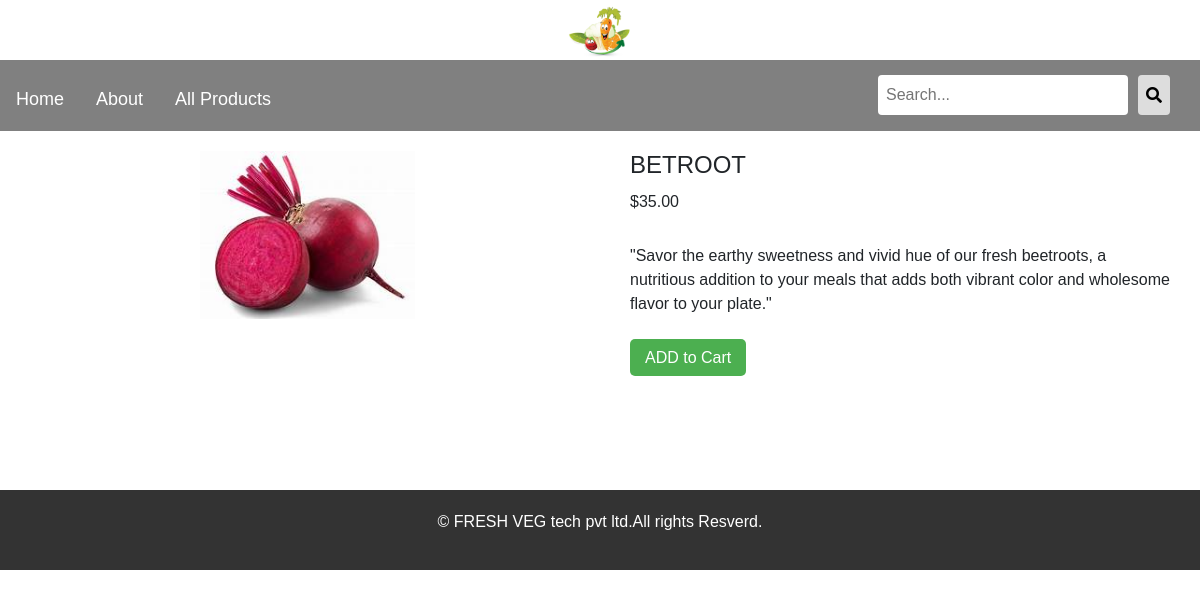
Screenshot of /shop/VEGITABLES/beetrot/ with the database file from the repository.
### shop/models.py (models this page shows, shortened)
class Product(models.Model):
    name = models.CharField(max_length=250, unique=True)
    slug = models.CharField(max_length=250, unique=True)
    description = models.TextField(blank=True)  # Fixed the typo here
    price = models.DecimalField(max_digits=10, decimal_places=2)
    category = models.ForeignKey(Category, on_delete=models.CASCADE)
    image = models.ImageField(upload_to="product", blank=True)
    stock = models.IntegerField()
    available = models.BooleanField(default=True)
    created = models.DateTimeField(auto_now_add=True)
    updated = models.DateTimeField(auto_now=True)
    class Meta:
        ordering = ('name',)
        verbose_name = "product"
        verbose_name_plural = 'products'

### shop/views.py (the view)
# urls.py: path('<slug:c_slug>/<slug:product_slug>/', views.proDetail, name='prodCatdetail'),
def proDetail(request,c_slug,product_slug):
    try:
        product = Product.objects.get(category__slug=c_slug, slug=product_slug)
    except Exception as e:
        raise e
    return render(request, 'product.html', {'product': product})

### cart/context_processors.py (called while the page is built)
def counter(request):
    from .models import Cart, CartItem
    from .views import _cart_id
    item_count = 0
    if 'admin' in request.path:
        return {}
    else:
        try:
            cart = Cart.objects.filter(cart_id=_cart_id(request)).first()
            cart_items = CartItem.objects.filter(cart=cart)
            for cart_item in cart_items:
                item_count += cart_item.quantity
        except Cart.DoesNotExist:
            item_count = 0
    return {'item_count': item_count}

### cart/views.py (called while the page is built)
def _cart_id(request):
    cart = request.session.session_key
    if not cart:
        cart = request.session.create()
    return cart

### shop/context_processors.py (called while the page is built)
def menu_links(request):
    links=Category.objects.all()
    return dict(links=links)

### shop/models.py (called while the page is built)
    def get_url(self):
        return reverse('shop:products_by_category', args=[str(self.slug)])

### templates/product.html (shortened to what this page needs)
{% extends "main.html" %}
{% load static %}
{% block content %}
<div class="product-details">
    <div class="product-image">
        <img src="{{ product.image.url }}" alt="{{ product.name }}">
    </div>
    <div class="product-info">
        <h1>{{ product.name }}</h1>
        <p>${{ product.price }}</p>
        <p>{{ product.description }}</p>
        {% if product.stock <= 0 %}
            <p><b>Out of stock</b></p>
        {% else %}
        <a href="{% url 'cart:add_cart' product.id %}" class="add-to-cart">ADD to Cart</a>
        {% endif %}
    </div>
</div>
{% endblock %}

### templates/navbar.html (style rules this page uses)
body { margin: 0; font-family: 'Poppins', sans-serif; }

### templates/product.html (style rules this page uses)
body { font-family: 'Poppins', sans-serif; margin: 0; padding: 0; box-sizing: border-box; }
.product-details { display: flex; justify-content: space-between; margin-bottom: 20px; }
.product-image img { width: 50%; height: auto; margin-left: 200px; margin-top: 20px; }
.product-info { width: 45%; margin-top: 20px; margin-right: 30px; }
.product-info h1 { font-size: 24px; margin-bottom: 10px; }
.product-info p { margin-bottom: 30px; }
.add-to-cart { background-color: #4CAF50; color: white; padding: 10px 15px; text-decoration: none; border-radius: 5px; }

### templates/footer.html (style rules this page uses)
body { margin: 0; font-family: 'Arial', sans-serif; display: flex; flex-direction: column; min-height: 100vh; }

### rows the page displays
Product: image (picture), name "BETROOT", price "35.00", description "\"Savor the earthy sweetness and vivid hue of our fresh beetroots, a nutritious addition to your meals that adds both vibrant color and wholesome flavor to your plate.\""
